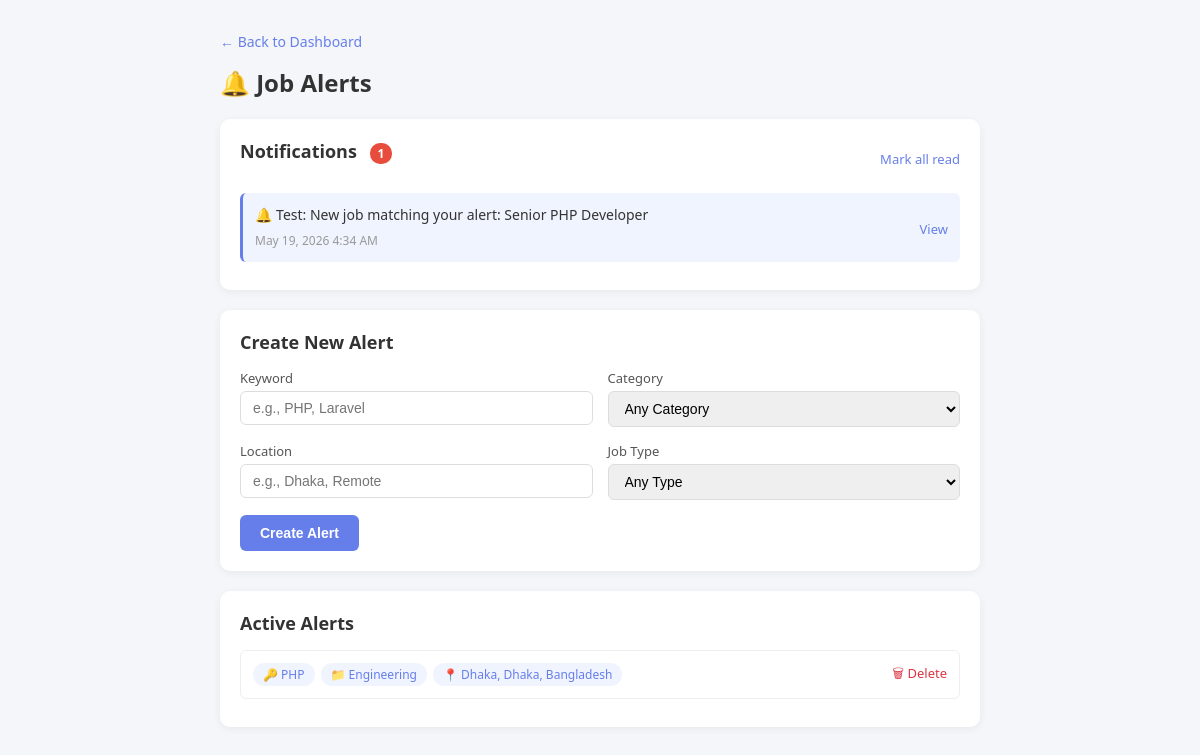
The app's page /prachi/Controller/alerts_controller.php (signed in) with its own data.
### tables this page shows
CREATE TABLE `notifications` (
  `id` int(11) NOT NULL,
  `user_id` int(11) NOT NULL,
  `message` text NOT NULL,
  `link` varchar(255) DEFAULT NULL,
  `is_read` tinyint(1) DEFAULT 0,
  `created_at` datetime NOT NULL
);

CREATE TABLE `job_alerts` (
  `id` int(11) NOT NULL,
  `seeker_id` int(11) NOT NULL,
  `keyword` varchar(200) DEFAULT NULL,
  `category_id` int(11) DEFAULT NULL,
  `location` varchar(150) DEFAULT NULL,
  `job_type` varchar(50) DEFAULT NULL,
  `created_at` datetime NOT NULL
);

CREATE TABLE `categories` (
  `id` int(11) NOT NULL,
  `name` varchar(150) NOT NULL,
  `description` text DEFAULT NULL,
  `created_at` timestamp NOT NULL DEFAULT current_timestamp()
);

### prachi/Controller/alerts_controller.php (called while the page is built, shortened)
<?php
require_once("../db.php");
require_once("../Model/alert_model.php");
require_once("../Model/job_model.php");
$userId = $_SESSION["user_id"];
$alerts = getAlertsBySeeker($userId);
$categories = getAllCategories();
$notifications = getNotifications($userId, 10);
$unreadCount = countUnreadNotifications($userId);
$viewData = [
    'alerts' => $alerts,
    'categories' => $categories,
    'notifications' => $notifications,
    'unreadCount' => $unreadCount,
    'success' => $_SESSION["success"]["alert"] ?? null,
    'error' => $_SESSION["error"]["alert"] ?? null
];
require_once("../View/alerts_view.php");

### prachi/Model/alert_model.php (called while the page is built, shortened)
<?php
require_once("../db.php");
function getAlertsBySeeker($seekerId) {
    global $conn;
    $seekerId = (int)$seekerId;
    $sql = "SELECT a.*, c.name AS category_name
            FROM job_alerts a
            LEFT JOIN categories c ON a.category_id = c.id
            WHERE a.seeker_id = $seekerId
            ORDER BY a.created_at DESC";
    $result = mysqli_query($conn, $sql);
    $alerts = [];
    while ($row = mysqli_fetch_assoc($result)) {
        $alerts[] = $row;
    }
    return $alerts;
}
function getNotifications($userId, $limit = 20) {
    global $conn;
    $userId = (int)$userId;
    $sql = "SELECT * FROM notifications WHERE user_id = $userId ORDER BY created_at DESC LIMIT $limit";
    $result = mysqli_query($conn, $sql);
    $notifications = [];
    while ($row = mysqli_fetch_assoc($result)) {
        $notifications[] = $row;
    }
    return $notifications;
}
function countUnreadNotifications($userId) {
    global $conn;
    $userId = (int)$userId;
    $sql = "SELECT COUNT(*) AS count FROM notifications WHERE user_id = $userId AND is_read = 0";
    $result = mysqli_query($conn, $sql);
    $row = mysqli_fetch_assoc($result);
    return $row['count'];
}

### prachi/Model/job_model.php (called while the page is built, shortened)
<?php
require_once("../db.php");
function getAllCategories() {
    global $conn;
    $sql = "SELECT DISTINCT id, name FROM categories ORDER BY name ASC";
    $result = mysqli_query($conn, $sql);
    $categories = [];
    while ($row = mysqli_fetch_assoc($result)) {
        $categories[] = $row;
    }
    return $categories;
}

### prachi/View/alerts_view.php (the view, shortened to what this page needs)
<?php
$alerts = $viewData['alerts'] ?? [];
$notifications = $viewData['notifications'] ?? [];
$unreadCount = $viewData['unreadCount'] ?? 0;
?>
<!DOCTYPE html>
<html lang="en">
<head>
    <link rel="stylesheet" href="../View/css/alerts.css">
</head>
<body>
    <div class="container">
        <a href="../Controller/seeker_dashboard_controller.php" class="back-link">← Back to Dashboard</a>
        <h1>🔔 Job Alerts</h1>
        <div class="section">
            <div class="section-header">
                <h2>Notifications <?php if ($unreadCount > 0): ?><span class="badge"><?php echo $unreadCount; ?></span><?php endif; ?></h2>
                <?php if ($unreadCount > 0): ?>
                    <a href="../Controller/notification_controller.php?action=mark_all_read" class="btn-text">Mark all read</a>
                <?php endif; ?>
            </div>
            <?php if (empty($notifications)): ?>
                <p class="empty-text">No notifications yet</p>
            <?php else: ?>
                <?php foreach ($notifications as $notif): ?>
                    <div class="notif-item <?php echo $notif['is_read'] ? '' : 'unread'; ?>">
                        <div class="notif-content">
                            <p><?php echo htmlspecialchars($notif['message']); ?></p>
                            <span class="notif-time"><?php echo date('M j, Y g:i A', strtotime($notif['created_at'])); ?></span>
                        </div>
                        <div class="notif-actions">
                            <?php if ($notif['link']): ?>
                                <a href="../Controller/notification_controller.php?action=mark_read&id=<?php echo $notif['id']; ?>&redirect=<?php echo urlencode($notif['link']); ?>">View</a>
                            <?php endif; ?>
                        </div>
                    </div>
                <?php endforeach; ?>
            <?php endif; ?>
        </div>
        <div class="section">
            <h2>Create New Alert</h2>
            <form method="post" class="alert-form">
                <div class="form-row">
                    <div class="form-group">
                        <label>Keyword</label>
                        <input type="text" name="keyword" placeholder="e.g., PHP, Laravel">
                    </div>
                    <div class="form-group">
                        <label>Category</label>
                        <select name="category_id">
                            <option value="">Any Category</option>
                        </select>
                    </div>
                </div>
                <div class="form-row">
                    <div class="form-group">
                        <label>Location</label>
                        <input type="text" name="location" placeholder="e.g., Dhaka, Remote">
                    </div>
                    <div class="form-group">
                        <label>Job Type</label>
                        <select name="job_type">
                            <option value="">Any Type</option>
                        </select>
                    </div>
                </div>
                <button type="submit" class="btn btn-primary">Create Alert</button>
            </form>
        </div>
        <div class="section">
            <h2>Active Alerts</h2>
            <?php if (empty($alerts)): ?>
                <p class="empty-text">No alerts set up yet</p>
            <?php else: ?>
                <?php foreach ($alerts as $alert): ?>
                    <div class="alert-card">
                        <div class="alert-info">
                            <?php if ($alert['keyword']): ?>
                                <span class="tag">🔑 <?php echo htmlspecialchars($alert['keyword']); ?></span>
                            <?php endif; ?>
                            <?php if ($alert['category_name']): ?>
                                <span class="tag">📁 <?php echo htmlspecialchars($alert['category_name']); ?></span>
                            <?php endif; ?>
                            <?php if ($alert['location']): ?>
                                <span class="tag">📍 <?php echo htmlspecialchars($alert['location']); ?></span>
                            <?php endif; ?>
                        </div>
                        <a href="../Controller/alerts_controller.php?action=delete&id=<?php echo $alert['id']; ?>"
                           class="btn-delete"
                           onclick="return confirm('Delete this alert?')">🗑 Delete</a>
                    </div>
                <?php endforeach; ?>
            <?php endif; ?>
        </div>
    </div>
</body>
</html>

### prachi/View/css/alerts.css (style rules this page uses)
* { margin: 0; padding: 0; box-sizing: border-box; }
body { font-family: 'Segoe UI', Tahoma, Geneva, Verdana, sans-serif; background: #f4f6f9; color: #333; }
.container { max-width: 800px; margin: 30px auto; padding: 0 20px; }
.back-link { display: inline-block; margin-bottom: 15px; color: #667eea; text-decoration: none; font-size: 14px; }
h1 { font-size: 24px; margin-bottom: 20px; }
.section { background: white; padding: 20px; border-radius: 10px; margin-bottom: 20px; box-shadow: 0 2px 8px rgba(0,0,0,0.06); }
.section-header { display: flex; justify-content: space-between; align-items: center; margin-bottom: 15px; }
.section h2 { font-size: 18px; margin-bottom: 15px; }
.badge { background: #e74c3c; color: white; padding: 2px 8px; border-radius: 10px; font-size: 12px; margin-left: 8px; }
.btn-text { color: #667eea; font-size: 13px; text-decoration: none; }
.notif-item { padding: 12px; border-radius: 6px; margin-bottom: 8px; display: flex; justify-content: space-between; align-items: center; }
.notif-item.unread { background: #f0f4ff; border-left: 3px solid #667eea; }
.notif-content p { font-size: 14px; margin-bottom: 4px; }
.notif-time { font-size: 12px; color: #999; }
.notif-actions a { color: #667eea; font-size: 13px; text-decoration: none; }
.alert-form { margin-top: 10px; }
.form-row { display: flex; gap: 15px; margin-bottom: 15px; }
.form-group { flex: 1; }
.form-group label { display: block; font-size: 13px; font-weight: 500; margin-bottom: 4px; color: #555; }
.form-group input, .form-group select { width: 100%; padding: 8px 12px; border: 1px solid #ddd; border-radius: 6px; font-size: 14px; }
.alert-card { display: flex; justify-content: space-between; align-items: center; padding: 12px; border: 1px solid #eee; border-radius: 6px; margin-bottom: 8px; }
.alert-info { display: flex; flex-wrap: wrap; gap: 6px; }
.tag { background: #f0f4ff; color: #667eea; padding: 3px 10px; border-radius: 12px; font-size: 12px; }
.btn-delete { color: #dc3545; text-decoration: none; font-size: 13px; }
.btn { padding: 10px 20px; border: none; border-radius: 6px; font-size: 14px; font-weight: 600; cursor: pointer; }
.btn-primary { background: #667eea; color: white; }

### records on screen
notifications: message "🔔 Test: New job matching your alert: Senior PHP Developer", created_at "May 19, 2026 4:34 AM"
job_alerts: keyword "PHP", category.name "Engineering", location "Dhaka, Dhaka, Bangladesh"

### other values on screen
$unreadCount "1"
